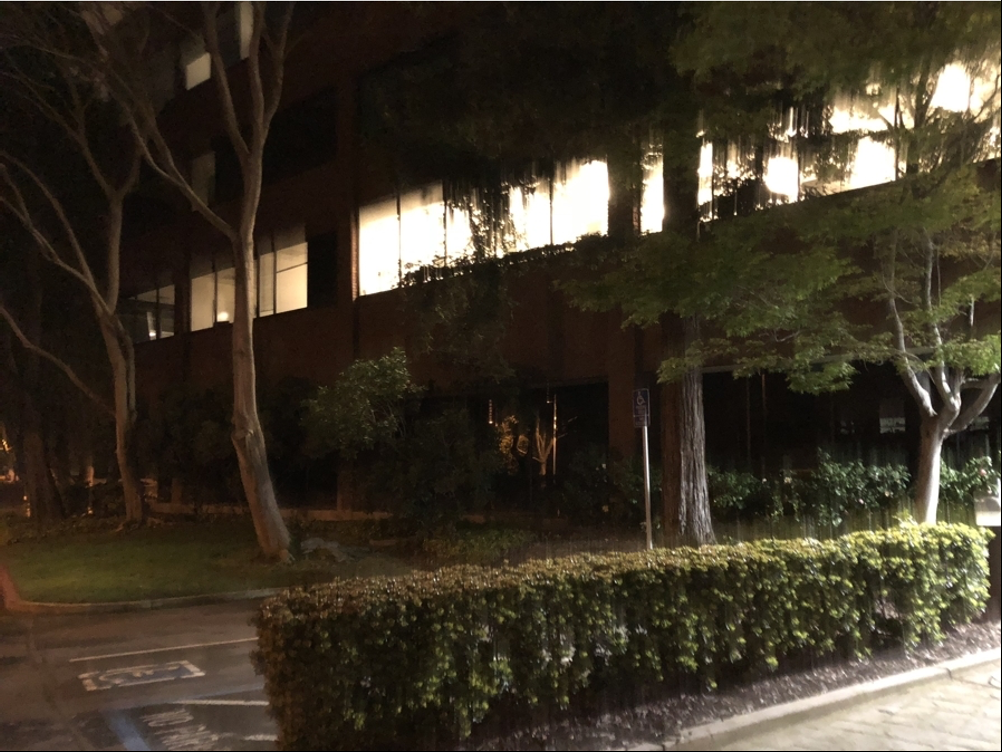
%> input picture test.png, 1002 x 752 px
$ octave --eval "result = msrcr_hsv(imread('test.png'));"   (GNU Octave 9; MATLAB toolbox functions it lacks are replaced by stand-ins)
%> lines starting %> are read from the running program, lines starting %| are printed output that depends on the picture
### rgb_hsi.m
function [output] = rgb_hsi(image)

% image = im2double(image);

R = image(:,:,1);
G = image(:,:,2);
B = image(:,:,3);


%Intensity
I = (R+G+B)./3;

%Saturation
S = 1-(3./(R+G+B)+0.0001).*min(image,[],3);

%Hue
num = 1/2*((R-G)+(R-B));
denom = sqrt(((R-G).^2+((R-B).*(G-B))));

H = acosd(num./(denom+0.0001)); %add small number to make sure denominator doesn't equal 0

H(B>G) = 360-H(B>G); %For B>G
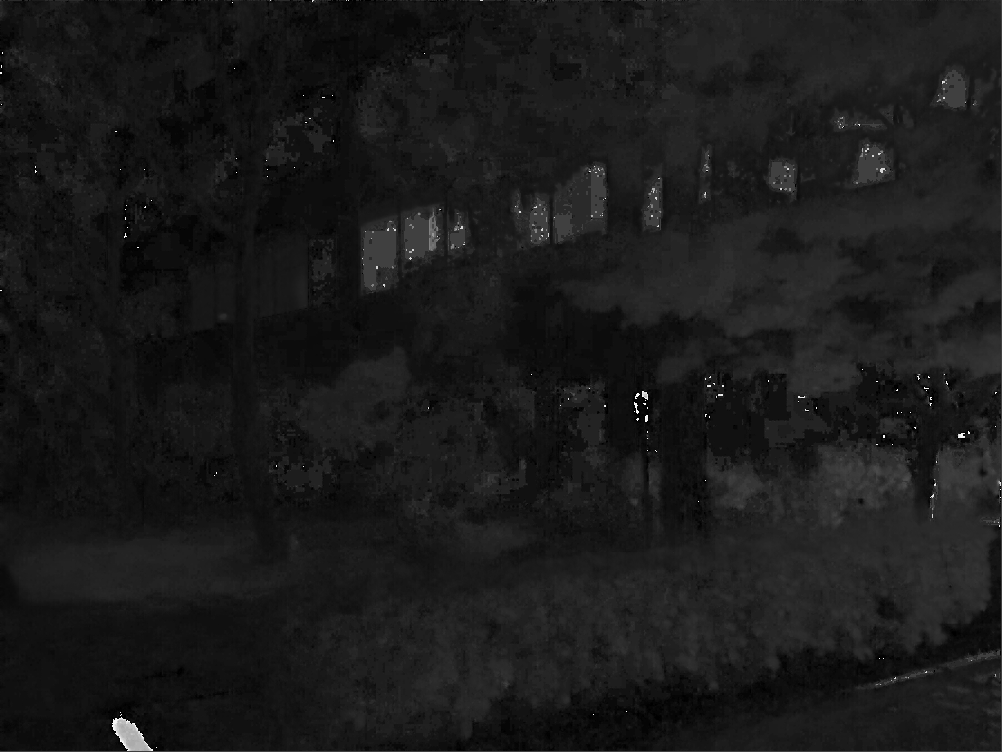
%> H: size 752x1002 double; min 0.191, max 356.6, mean 37.6; drawn with min black and max white

H = H/360; %to normalize to the range [0 1]

[row, col, ch] = size(image);
%> row = 752; col = 1002; ch = 3
HSI=zeros(row,col,ch);
HSI(:,:,1)=H;
HSI(:,:,2)=S;
%> HSI: size 752x1002x3 double; 0.08% of the values are NaN or infinite; the others: min -0.0255, max 1, mean 0.141
HSI(:,:,3)=I;
%> HSI: size 752x1002x3 double; 0.08% of the values are NaN or infinite; the others: min -0.0255, max 255, mean 17.5

% HSI = im2uint8(HSI);

output = HSI;

### hsi_rgb.m
function [output] = hsi_rgb(image)

% image = im2double(image);

H = image(:,:,1);
S = image(:,:,2);
I = image(:,:,3);

H = H*360;  %multipy 360 to be in the range of 0-360
[row,col,ch] = size(H);

R = zeros(row,col);
G = zeros(row,col);
B = zeros(row,col);
RGB = zeros([row,col,ch]);

%For 0<=H<120
B(H<120) = I(H<120).*(1-S(H<120));
R(H<120) = I(H<120).*(1+((S(H<120).*cosd(H(H<120)))./cosd(60-H(H<120))));
G(H<120) = 3.*I(H<120)-(R(H<120)+B(H<120));

%For 120<=H<240
H2 = H-120;
R(H>=120&H<240) = I(H>=120&H<240).*(1-S(H>=120&H<240));
G(H>=120&H<240) = I(H>=120&H<240).*(1+((S(H>=120&H<240).*cosd(H2(H>=120&H<240)))./cosd(60-H2(H>=120&H<240))));
B(H>=120&H<240) = 3.*I(H>=120&H<240)-(R(H>=120&H<240)+G(H>=120&H<240));

%For 240<=H<360
H2 = H-240;
G(H>=240&H<=360) = I(H>=240&H<=360).*(1-S(H>=240&H<=360));
B(H>=240&H<=360) = I(H>=240&H<=360).*(1+((S(H>=240&H<=360).*cosd(H2(H>=240&H<=360)))./cosd(60-H2(H>=240&H<=360))));
R(H>=240&H<=360) = 3.*I(H>=240&H<=360)-(G(H>=240&H<=360)+B(H>=240&H<=360));

%Construct Image
RGB(:,:,1) = R;
RGB(:,:,2) = G;
RGB(:,:,3) = B;

% RGB = im2uint8(RGB);

output = RGB;


end

### msrcr_hsv.m
function [output] = msrcr_hsv(image)

image_double = double(image);

% Convert to HSI
HSI = rgb_hsi(image_double);

% H = HSI(:,:,1);
% S = HSI(:,:,2);
I = HSI(:,:,3);

%Constants in the implementation of Multiscale Retinex (MSR)

sigma1 = 15;
sigma2 = 80;
sigma3 = 250;
alpha = 125;
beta = 46;
G = 192;
b = -30;

[row,col] = size(I);
%> row = 752; col = 1002

%Gaussian function - built in function also normalizes
Gauss_1 = fspecial('gaussian', [row, col], sigma1);
Gauss_2 = fspecial('gaussian', [row, col], sigma2);
Gauss_3 = fspecial('gaussian', [row, col], sigma3);

fgauss1 = fft2(Gauss_1,row,col); %Take fourier transform of function
fgauss1 = fftshift(fgauss1); %FFT shift to center
fgauss2 = fft2(Gauss_2,row,col);
fgauss2 = fftshift(fgauss2);
fgauss3 = fft2(Gauss_3,row,col);
fgauss3 = fftshift(fgauss3);


%%%%%%% Perform MSRCR only on intensity channel %%%%%%%%

I_log = log(I+1); %take log of I
I_fft = fft2(I);  %fourier transform of I (convert to frequency domain)

%for sigma 1
Ir = ifft2(fgauss1.*I_fft);  %After convoluting, transform back into the spatial domain
Ir_log = log(Ir + 1); %Add 1 incase of zero case
Rr1 = I_log - Ir_log;  %apply Rmsr equation

%repeat for sigma 2
Ir = ifft2(fgauss2.*I_fft);
Ir_log = log(Ir + 1);
Rr2 = I_log - Ir_log;

%repeat for sigma 3
Ir = ifft2(fgauss3.*I_fft);
Ir_log = log(Ir + 1);
Rr3 = I_log - Ir_log;

Rr = 1/3*Rr1 + 1/3*Rr2 + 1/3*Rr3;   %recommended weighted sum

%Calculate CR
CRr = beta*(log(alpha*I+1));
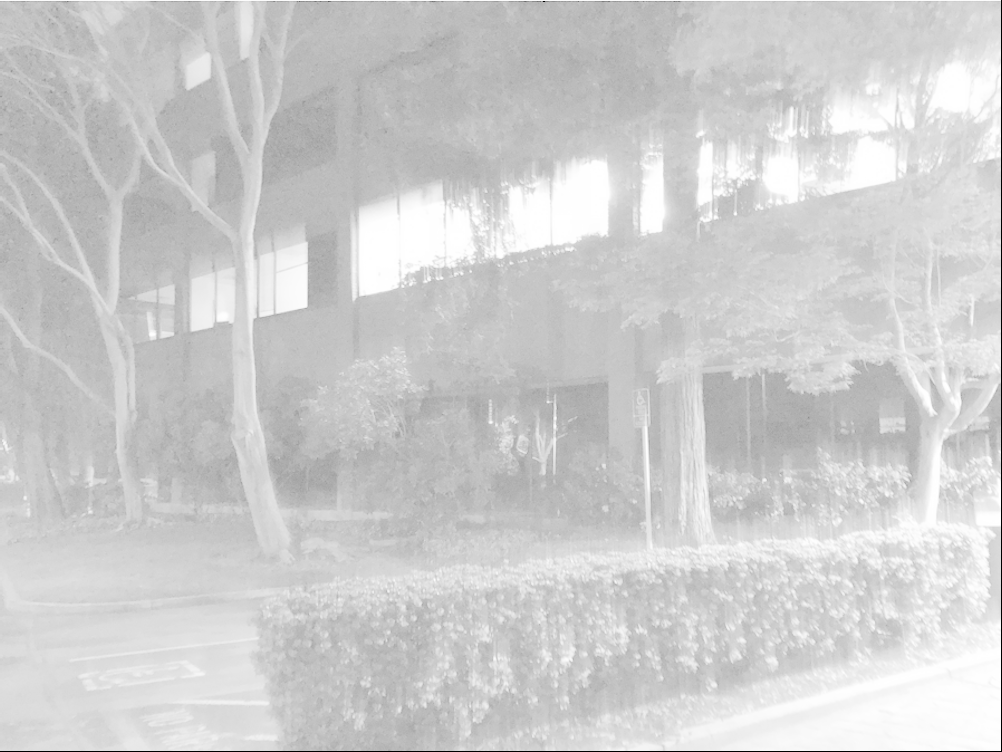
%> CRr: size 752x1002 double; min 0, max 477, mean 385.8; drawn with min black and max white

%MSRCR
Rr = G*(CRr.*Rr + b);
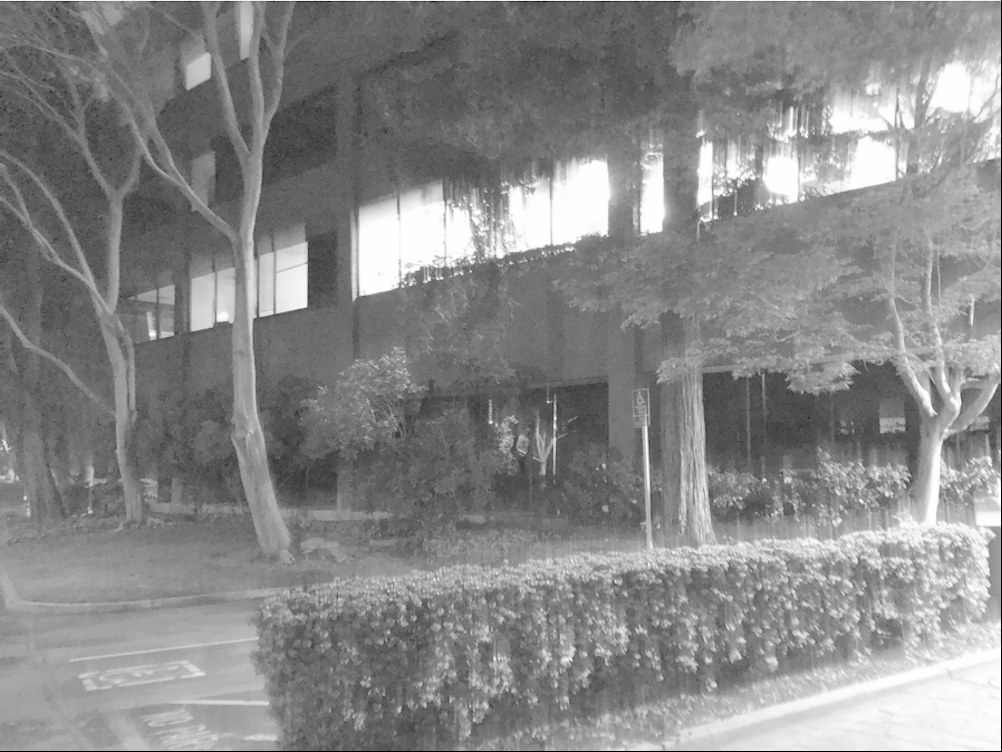
%> Rr: size 752x1002 double; min -5760, max 503342, mean 267534; drawn with min black and max white
min1 = min(min(Rr));
%> min1 = -5760
max1 = max(max(Rr));
%> max1 = 503342
Rr_final = im2uint8((Rr-min1)/(max1-min1));

HSI_mod = HSI;
HSI_mod(:,:,3) = Rr_final;
%> HSI_mod: size 752x1002x3 double; 0.08% of the values are NaN or infinite; the others: min -0.0255, max 255, mean 45.8
output = uint8(hsi_rgb(HSI_mod));
%> in hsi_rgb, `R(H>=120&H<240) = I(H>=120&H<240).*(1-S(H>=120&H<240));`: R: size 752x1002 double; 0.23% of the values are NaN or infinite; the others: min 0, max 296.2, mean 172.2
%> in hsi_rgb, `G(H>=120&H<240) = I(H>=120&H<240).*(1+((S(H>=120&H<240).*cosd(H2(H>=12..`: G: size 752x1002 double; 0.23% of the values are NaN or infinite; the others: min 0, max 276.9, mean 141.4
%> in hsi_rgb, `B(H>=120&H<240) = 3.*I(H>=120&H<240)-(R(H>=120&H<240)+G(H>=120&H<240));`: B: size 752x1002 double; 0.23% of the values are NaN or infinite; the others: min 0, max 261.5, mean 97
%> in hsi_rgb, `G(H>=240&H<=360) = I(H>=240&H<=360).*(1-S(H>=240&H<=360));`: G: size 752x1002 double; 0.23% of the values are NaN or infinite; the others: min 0.239, max 276.9, mean 141.7
%> in hsi_rgb, `B(H>=240&H<=360) = I(H>=240&H<=360).*(1+((S(H>=240&H<=360).*cosd(H2(H>..`:
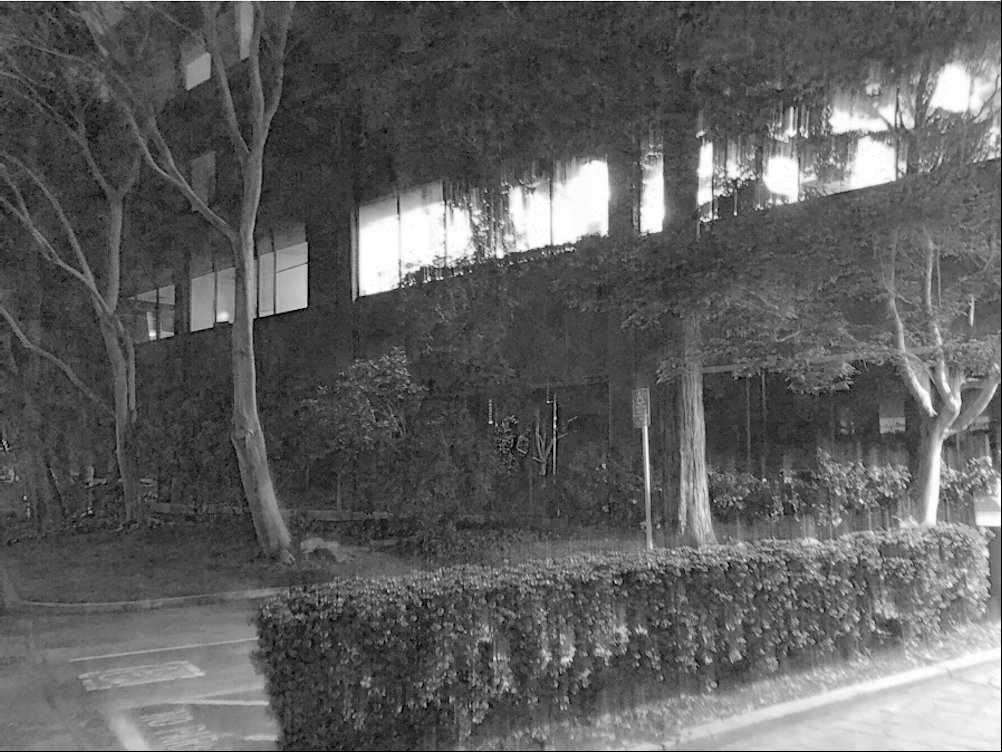
%> B: size 752x1002 double; 0.23% of the values are NaN or infinite; the others: min 0, max 261.5, mean 97.33; drawn with min black, max white, NaN and infinite black
%> in hsi_rgb, `R(H>=240&H<=360) = 3.*I(H>=240&H<=360)-(G(H>=240&H<=360)+B(H>=240&H<=3..`:
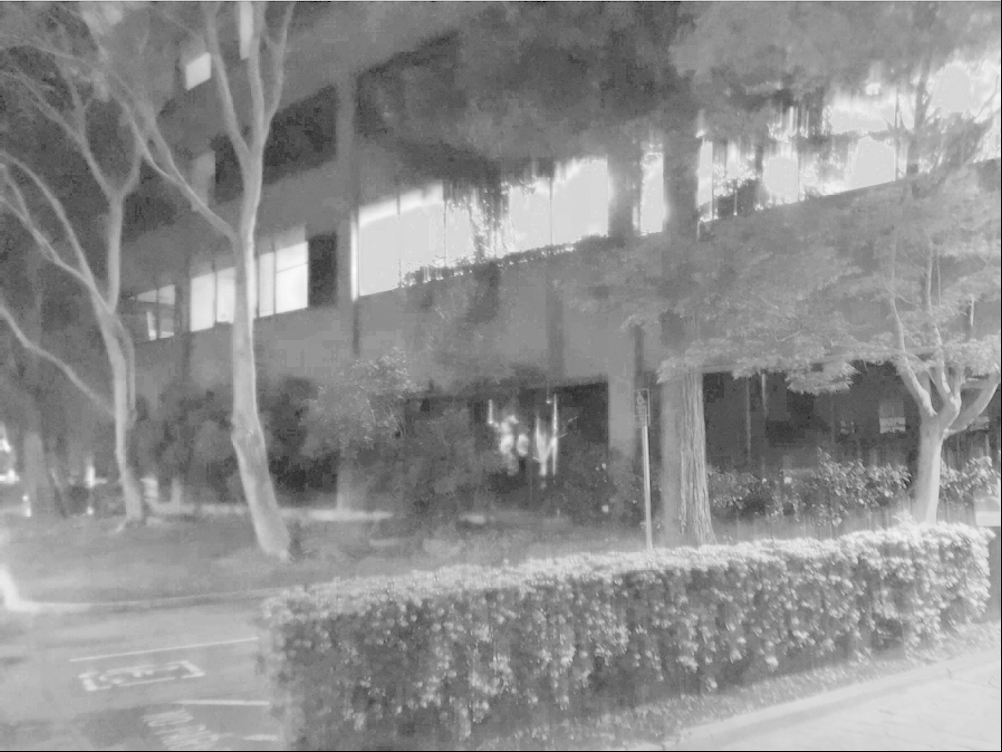
%> R: size 752x1002 double; 0.23% of the values are NaN or infinite; the others: min 14.76, max 296.2, mean 172.6; drawn with min black, max white, NaN and infinite black
%> in hsi_rgb, `RGB(:,:,3) = B;`: RGB: size 752x1002x3 double; 0.23% of the values are NaN or infinite; the others: min 0, max 296.2, mean 137.2
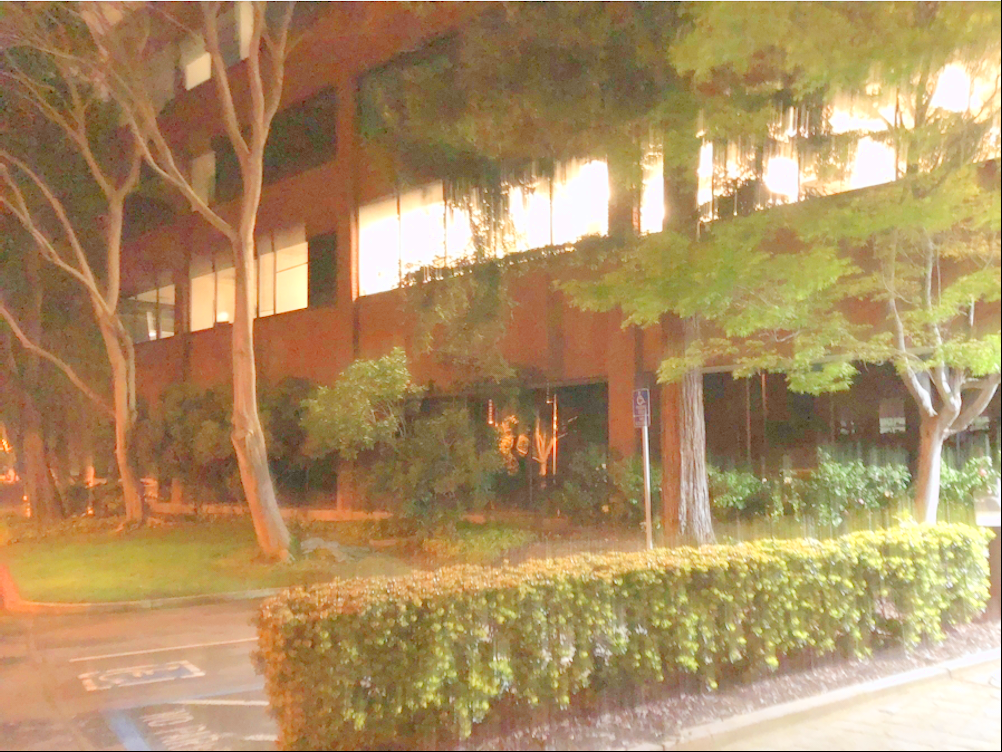
%> output: size 752x1002x3 uint8; mean R, G, B 171.9, 141.3, 97

end
